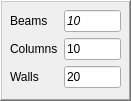
      <widget class="QFrame" name="Regularization_4">
       <property name="geometry">
        <rect>
         <x>320</x>
         <y>230</y>
         <width>131</width>
         <height>101</height>
        </rect>
       </property>
       <property name="frameShape">
        <enum>QFrame::WinPanel</enum>
       </property>
       <property name="frameShadow">
        <enum>QFrame::Raised</enum>
       </property>
       <widget class="QWidget" name="formLayoutWidget">
        <property name="geometry">
         <rect>
          <x>10</x>
          <y>10</y>
          <width>111</width>
          <height>80</height>
         </rect>
        </property>
        <layout class="QFormLayout" name="formLayout">
         <item row="0" column="0">
          <widget class="QLabel" name="nFBeamsLabel">
           <property name="font">
            <font>
             <weight>50</weight>
             <italic>false</italic>
             <bold>false</bold>
            </font>
           </property>
           <property name="text">
            <string>Beams</string>
           </property>
          </widget>
         </item>
         <item row="0" column="1">
          <widget class="QLineEdit" name="nFBeamsLineEdit">
           <property name="font">
            <font>
             <weight>50</weight>
             <italic>true</italic>
             <bold>false</bold>
            </font>
           </property>
           <property name="text">
            <string>10</string>
           </property>
          </widget>
         </item>
         <item row="1" column="0">
          <widget class="QLabel" name="nFColsLabel">
           <property name="font">
            <font>
             <weight>50</weight>
             <italic>false</italic>
             <bold>false</bold>
            </font>
           </property>
           <property name="text">
            <string>Columns</string>
           </property>
          </widget>
         </item>
         <item row="1" column="1">
          <widget class="QLineEdit" name="nFColsLineEdit">
           <property name="font">
            <font>
             <weight>50</weight>
             <bold>false</bold>
            </font>
           </property>
           <property name="text">
            <string>10</string>
           </property>
          </widget>
         </item>
         <item row="2" column="0">
          <widget class="QLabel" name="nFWallsLabel">
           <property name="font">
            <font>
             <weight>50</weight>
             <italic>false</italic>
             <bold>false</bold>
            </font>
           </property>
           <property name="text">
            <string>Walls</string>
           </property>
          </widget>
         </item>
         <item row="2" column="1">
          <widget class="QLineEdit" name="nFWallsLineEdit">
           <property name="font">
            <font>
             <weight>50</weight>
             <bold>false</bold>
            </font>
           </property>
           <property name="text">
            <string>20</string>
           </property>
          </widget>
         </item>
        </layout>
       </widget>
      </widget>
